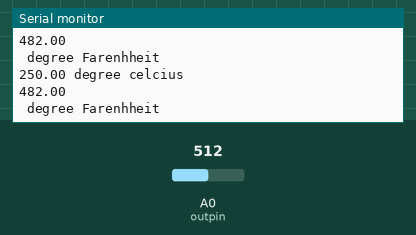
Bench run of a sketch on a simulated Arduino Uno, built with avr-gcc and run on an emulated ATmega328P. Parts: the last lines printed to the serial monitor. The inputs (shaded band) are chosen by the test bench; at power-on: A0 (outpin) = 512.

Above: at 1.2 s.
1.3 s: A0 (outpin) set to 223
At 2.13 s:
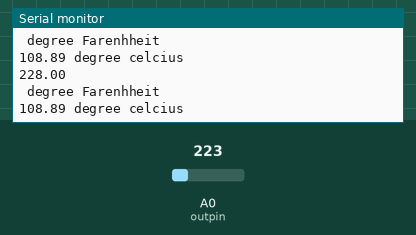
4.3 s: A0 (outpin) set to 197
At 4.36 s:
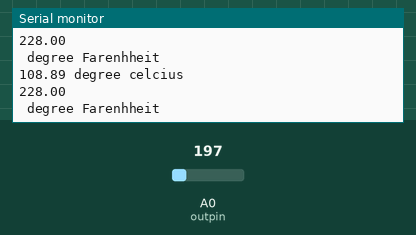
Timing chart, 0 to 7.3 s (numbered marks = the images above; inputs shaded):
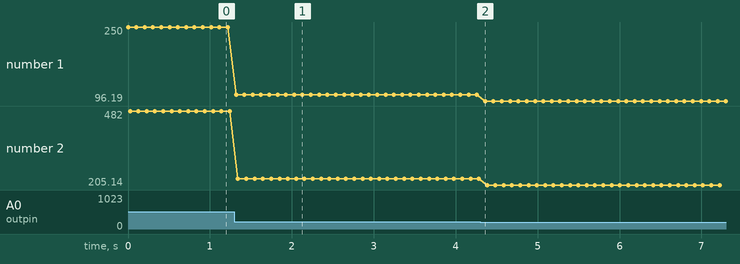

The sketch:

LM35_Temperature_sensor.ino
```cpp
int outpin = 0;

void setup() {
  // put your setup code here, to run once:
  Serial.begin(9600);
}

void loop() {
  // put your main code here, to run repeatedly:
  int rowvoltage = analogRead(outpin);

  float millivolts = (rowvoltage/1024.0)*5000;
  float celcius = millivolts/10;

  Serial.print(celcius);
  Serial.println(" degree celcius");

  Serial.println((celcius*9)/5+32);

  Serial.println(" degree Farenhheit");
  delay(100);
}
```

Measured:
- the behaviour switches between 205 and 204 on A0 (outpin) (found by bisection; images 1 and 2)
- after the input at 1.3 s, the serial monitor: prints a new line at once (image 1)
- plotted number 1: 250 → 108.89 after the input at 1.3 s, 108.89 → 96.19 after the input at 4.3 s
- plotted number 2: 482 → 228 after the input at 1.3 s, 228 → 205.14 after the input at 4.3 s
